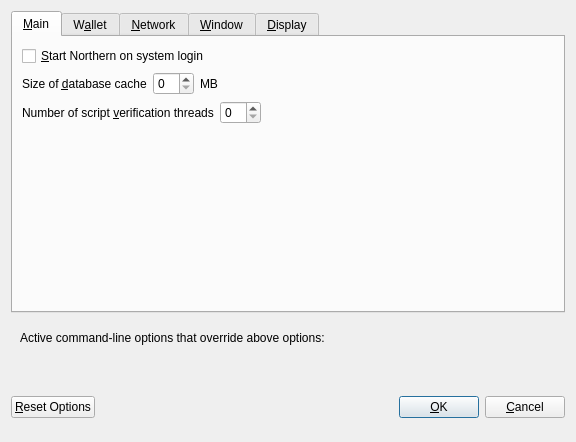
<?xml version="1.0" encoding="UTF-8"?>
<ui version="4.0">
 <class>OptionsDialog</class>
 <widget class="QDialog" name="OptionsDialog">
  <property name="geometry">
   <rect>
    <x>0</x>
    <y>0</y>
    <width>576</width>
    <height>442</height>
   </rect>
  </property>
  <property name="windowTitle">
   <string>Options</string>
  </property>
  <property name="modal">
   <bool>true</bool>
  </property>
  <layout class="QVBoxLayout" name="verticalLayout">
   <item>
    <widget class="QTabWidget" name="tabWidget">
     <property name="currentIndex">
      <number>0</number>
     </property>
     <widget class="QWidget" name="tabMain">
      <attribute name="title">
       <string>&amp;Main</string>
      </attribute>
      <layout class="QVBoxLayout" name="verticalLayout_Main">
       <item>
        <widget class="QCheckBox" name="bitcoinAtStartup">
         <property name="toolTip">
          <string>Automatically start Northern after logging in to the system.</string>
         </property>
         <property name="text">
          <string>&amp;Start Northern on system login</string>
         </property>
        </widget>
       </item>
       <item>
        <layout class="QHBoxLayout" name="horizontalLayout_2_Main">
         <item>
          <widget class="QLabel" name="databaseCacheLabel">
           <property name="text">
            <string>Size of &amp;database cache</string>
           </property>
           <property name="textFormat">
            <enum>Qt::PlainText</enum>
           </property>
           <property name="buddy">
            <cstring>databaseCache</cstring>
           </property>
          </widget>
         </item>
         <item>
          <widget class="QSpinBox" name="databaseCache"/>
         </item>
         <item>
          <widget class="QLabel" name="databaseCacheUnitLabel">
           <property name="text">
            <string>MB</string>
           </property>
           <property name="textFormat">
            <enum>Qt::PlainText</enum>
           </property>
          </widget>
         </item>
         <item>
          <spacer name="horizontalSpacer_2_Main">
           <property name="orientation">
            <enum>Qt::Horizontal</enum>
           </property>
           <property name="sizeHint" stdset="0">
            <size>
             <width>40</width>
             <height>20</height>
            </size>
           </property>
          </spacer>
         </item>
        </layout>
       </item>
       <item>
        <layout class="QHBoxLayout" name="horizontalLayout_3_Main">
         <item>
          <widget class="QLabel" name="threadsScriptVerifLabel">
           <property name="text">
            <string>Number of script &amp;verification threads</string>
           </property>
           <property name="textFormat">
            <enum>Qt::PlainText</enum>
           </property>
           <property name="buddy">
            <cstring>threadsScriptVerif</cstring>
           </property>
          </widget>
         </item>
         <item>
          <widget class="QSpinBox" name="threadsScriptVerif">
           <property name="toolTip">
            <string>(0 = auto, &lt;0 = leave that many cores free)</string>
           </property>
          </widget>
         </item>
         <item>
          <spacer name="horizontalSpacer_3_Main">
           <property name="orientation">
            <enum>Qt::Horizontal</enum>
           </property>
           <property name="sizeHint" stdset="0">
            <size>
             <width>40</width>
             <height>20</height>
            </size>
           </property>
          </spacer>
         </item>
        </layout>
       </item>
       <item>
        <spacer name="verticalSpacer_2">
         <property name="orientation">
          <enum>Qt::Vertical</enum>
         </property>
         <property name="sizeHint" stdset="0">
          <size>
           <width>20</width>
           <height>40</height>
          </size>
         </property>
        </spacer>
       </item>
      </layout>
     </widget>
     <widget class="QWidget" name="tabWallet">
      <attribute name="title">
       <string>W&amp;allet</string>
      </attribute>
      <layout class="QVBoxLayout" name="verticalLayout_Wallet">
       <item>
        <layout class="QHBoxLayout" name="horizontalLayout_2_Wallet">
         <item>
          <widget class="QLabel" name="labelStakeSplitThresholdText">
           <property name="text">
            <string>Stake split threshold:</string>
           </property>
          </widget>
         </item>
         <item>
          <widget class="QSpinBox" name="spinBoxStakeSplitThreshold">
           <property name="minimum">
            <number>1</number>
           </property>
           <property name="maximum">
            <number>999999</number>
           </property>
          </widget>
         </item>
        </layout>
       </item>
       <item>
        <widget class="QGroupBox" name="groupBox">
         <property name="title">
          <string>Expert</string>
         </property>
         <layout class="QVBoxLayout" name="verticalLayout_2">
          <item>
           <widget class="QCheckBox" name="coinControlFeatures">
            <property name="toolTip">
             <string>Whether to show coin control features or not.</string>
            </property>
            <property name="text">
             <string>Enable coin &amp;control features</string>
            </property>
           </widget>
          </item>
          <item>
           <widget class="QCheckBox" name="showMasternodesTab">
            <property name="toolTip">
             <string>Show additional tab listing all your masternodes in first sub-tab&lt;br/&gt;and all masternodes on the network in second sub-tab.</string>
            </property>
            <property name="text">
             <string>Show Masternodes Tab</string>
            </property>
           </widget>
          </item>
          <item>
           <widget class="QCheckBox" name="spendZeroConfChange">
            <property name="toolTip">
             <string>If you disable the spending of unconfirmed change, the change from a transaction&lt;br/&gt;cannot be used until that transaction has at least one confirmation.&lt;br/&gt;This also affects how your balance is computed.</string>
            </property>
            <property name="text">
             <string>&amp;Spend unconfirmed change</string>
            </property>
           </widget>
          </item>
         </layout>
        </widget>
       </item>
       <item>
        <spacer name="verticalSpacer_Wallet">
         <property name="orientation">
          <enum>Qt::Vertical</enum>
         </property>
         <property name="sizeHint" stdset="0">
          <size>
           <width>20</width>
           <height>40</height>
          </size>
         </property>
        </spacer>
       </item>
      </layout>
     </widget>
     <widget class="QWidget" name="tabNetwork">
      <attribute name="title">
       <string>&amp;Network</string>
      </attribute>
      <layout class="QVBoxLayout" name="verticalLayout_Network">
       <item>
        <widget class="QCheckBox" name="mapPortUpnp">
         <property name="toolTip">
          <string>Automatically open the Northern client port on the router. This only works when your router supports UPnP and it is enabled.</string>
         </property>
         <property name="text">
          <string>Map port using &amp;UPnP</string>
         </property>
        </widget>
       </item>
       <item>
        <widget class="QCheckBox" name="allowIncoming">
         <property name="toolTip">
          <string>Accept connections from outside</string>
         </property>
         <property name="text">
          <string>Allow incoming connections</string>
         </property>
        </widget>
       </item>
       <item>
        <widget class="QCheckBox" name="connectSocks">
         <property name="toolTip">
          <string>Connect to the Northern network through a SOCKS5 proxy.</string>
         </property>
         <property name="text">
          <string>&amp;Connect through SOCKS5 proxy (default proxy):</string>
         </property>
        </widget>
       </item>
       <item>
        <layout class="QHBoxLayout" name="horizontalLayout_1_Network">
         <item>
          <widget class="QLabel" name="proxyIpLabel">
           <property name="text">
            <string>Proxy &amp;IP:</string>
           </property>
           <property name="textFormat">
            <enum>Qt::PlainText</enum>
           </property>
           <property name="buddy">
            <cstring>proxyIp</cstring>
           </property>
          </widget>
         </item>
         <item>
          <widget class="QValidatedLineEdit" name="proxyIp">
           <property name="minimumSize">
            <size>
             <width>140</width>
             <height>0</height>
            </size>
           </property>
           <property name="maximumSize">
            <size>
             <width>140</width>
             <height>16777215</height>
            </size>
           </property>
           <property name="toolTip">
            <string>IP address of the proxy (e.g. IPv4: 127.0.0.1 / IPv6: ::1)</string>
           </property>
          </widget>
         </item>
         <item>
          <widget class="QLabel" name="proxyPortLabel">
           <property name="text">
            <string>&amp;Port:</string>
           </property>
           <property name="textFormat">
            <enum>Qt::PlainText</enum>
           </property>
           <property name="buddy">
            <cstring>proxyPort</cstring>
           </property>
          </widget>
         </item>
         <item>
          <widget class="QLineEdit" name="proxyPort">
           <property name="minimumSize">
            <size>
             <width>55</width>
             <height>0</height>
            </size>
           </property>
           <property name="maximumSize">
            <size>
             <width>55</width>
             <height>16777215</height>
            </size>
           </property>
           <property name="toolTip">
            <string>Port of the proxy (e.g. 9050)</string>
           </property>
          </widget>
         </item>
         <item>
          <spacer name="horizontalSpacer_1_Network">
           <property name="orientation">
            <enum>Qt::Horizontal</enum>
           </property>
           <property name="sizeHint" stdset="0">
            <size>
             <width>40</width>
             <height>20</height>
            </size>
           </property>
          </spacer>
         </item>
        </layout>
       </item>
       <item>
        <spacer name="verticalSpacer_Network">
         <property name="orientation">
          <enum>Qt::Vertical</enum>
         </property>
         <property name="sizeHint" stdset="0">
          <size>
           <width>20</width>
           <height>40</height>
          </size>
         </property>
        </spacer>
       </item>
      </layout>
     </widget>
     <widget class="QWidget" name="tabWindow">
      <attribute name="title">
       <string>&amp;Window</string>
      </attribute>
      <layout class="QVBoxLayout" name="verticalLayout_Window">
       <item>
        <widget class="QCheckBox" name="minimizeToTray">
         <property name="toolTip">
          <string>Show only a tray icon after minimizing the window.</string>
         </property>
         <property name="text">
          <string>&amp;Minimize to the tray instead of the taskbar</string>
         </property>
        </widget>
       </item>
       <item>
        <widget class="QCheckBox" name="minimizeOnClose">
         <property name="toolTip">
          <string>Minimize instead of exit the application when the window is closed. When this option is enabled, the application will be closed only after selecting Quit in the menu.</string>
         </property>
         <property name="text">
          <string>M&amp;inimize on close</string>
         </property>
        </widget>
       </item>
       <item>
        <spacer name="verticalSpacer_Window">
         <property name="orientation">
          <enum>Qt::Vertical</enum>
         </property>
         <property name="sizeHint" stdset="0">
          <size>
           <width>20</width>
           <height>40</height>
          </size>
         </property>
        </spacer>
       </item>
      </layout>
     </widget>
     <widget class="QWidget" name="tabDisplay">
      <attribute name="title">
       <string>&amp;Display</string>
      </attribute>
      <layout class="QVBoxLayout" name="verticalLayout_Display">
       <item>
        <layout class="QHBoxLayout" name="horizontalLayout_1_Display">
         <item>
          <widget class="QLabel" name="langLabel">
           <property name="text">
            <string>User Interface &amp;language:</string>
           </property>
           <property name="textFormat">
            <enum>Qt::PlainText</enum>
           </property>
           <property name="buddy">
            <cstring>lang</cstring>
           </property>
          </widget>
         </item>
         <item>
          <widget class="QValueComboBox" name="lang">
           <property name="toolTip">
            <string>The user interface language can be set here. This setting will take effect after restarting Northern.</string>
           </property>
          </widget>
         </item>
        </layout>
       </item>
       <item>
        <widget class="Line" name="line">
         <property name="orientation">
          <enum>Qt::Horizontal</enum>
         </property>
        </widget>
       </item>
       <item>
        <layout class="QHBoxLayout" name="horizontalLayout_2_Display">
         <item>
          <widget class="QLabel" name="unitLabel">
           <property name="text">
            <string>&amp;Unit to show amounts in:</string>
           </property>
           <property name="textFormat">
            <enum>Qt::PlainText</enum>
           </property>
           <property name="buddy">
            <cstring>unit</cstring>
           </property>
          </widget>
         </item>
         <item>
          <widget class="QValueComboBox" name="unit">
           <property name="toolTip">
            <string>Choose the default subdivision unit to show in the interface and when sending coins.</string>
           </property>
          </widget>
         </item>
        </layout>
       </item>
       <item>
        <layout class="QHBoxLayout" name="horizontalLayout_5_Display">
         <item>
          <widget class="QLabel" name="digitsLabel">
           <property name="text">
            <string>Decimal digits</string>
           </property>
          </widget>
         </item>
         <item>
          <widget class="QValueComboBox" name="digits"/>
         </item>
        </layout>
       </item>
       <item>
        <layout class="QHBoxLayout" name="horizontalLayout_3_Display">
         <item>
          <widget class="QLabel" name="thirdPartyTxUrlsLabel">
           <property name="toolTip">
            <string>Third party URLs (e.g. a block explorer) that appear in the transactions tab as context menu items. %s in the URL is replaced by transaction hash. Multiple URLs are separated by vertical bar |.</string>
           </property>
           <property name="text">
            <string>Third party transaction URLs</string>
           </property>
           <property name="buddy">
            <cstring>thirdPartyTxUrls</cstring>
           </property>
          </widget>
         </item>
         <item>
          <widget class="QLineEdit" name="thirdPartyTxUrls">
           <property name="toolTip">
            <string>Third party URLs (e.g. a block explorer) that appear in the transactions tab as context menu items. %s in the URL is replaced by transaction hash. Multiple URLs are separated by vertical bar |.</string>
           </property>
          </widget>
         </item>
        </layout>
       </item>
       <item>
        <spacer name="verticalSpacer">
         <property name="orientation">
          <enum>Qt::Vertical</enum>
         </property>
         <property name="sizeHint" stdset="0">
          <size>
           <width>20</width>
           <height>40</height>
          </size>
         </property>
        </spacer>
       </item>
      </layout>
     </widget>
    </widget>
   </item>
   <item>
    <widget class="QFrame" name="frame">
     <layout class="QVBoxLayout" name="verticalLayout_Bottom">
      <item>
       <layout class="QHBoxLayout" name="horizontalLayout_Bottom">
        <item>
         <widget class="QLabel" name="overriddenByCommandLineInfoLabel">
          <property name="text">
           <string>Active command-line options that override above options:</string>
          </property>
          <property name="textFormat">
           <enum>Qt::PlainText</enum>
          </property>
         </widget>
        </item>
        <item>
         <spacer name="horizontalSpacer_Bottom">
          <property name="orientation">
           <enum>Qt::Horizontal</enum>
          </property>
          <property name="sizeHint" stdset="0">
           <size>
            <width>40</width>
            <height>20</height>
           </size>
          </property>
         </spacer>
        </item>
       </layout>
      </item>
      <item>
       <widget class="QLabel" name="overriddenByCommandLineLabel">
        <property name="text">
         <string/>
        </property>
        <property name="textFormat">
         <enum>Qt::PlainText</enum>
        </property>
        <property name="wordWrap">
         <bool>true</bool>
        </property>
       </widget>
      </item>
     </layout>
    </widget>
   </item>
   <item>
    <layout class="QHBoxLayout" name="horizontalLayout_Buttons">
     <item>
      <widget class="QPushButton" name="resetButton">
       <property name="toolTip">
        <string>Reset all client options to default.</string>
       </property>
       <property name="text">
        <string>&amp;Reset Options</string>
       </property>
       <property name="autoDefault">
        <bool>false</bool>
       </property>
      </widget>
     </item>
     <item>
      <spacer name="horizontalSpacer_1">
       <property name="orientation">
        <enum>Qt::Horizontal</enum>
       </property>
       <property name="sizeHint" stdset="0">
        <size>
         <width>40</width>
         <height>48</height>
        </size>
       </property>
      </spacer>
     </item>
     <item>
      <widget class="QLabel" name="statusLabel">
       <property name="minimumSize">
        <size>
         <width>200</width>
         <height>0</height>
        </size>
       </property>
       <property name="font">
        <font>
         <weight>75</weight>
         <bold>true</bold>
        </font>
       </property>
       <property name="text">
        <string/>
       </property>
       <property name="textFormat">
        <enum>Qt::PlainText</enum>
       </property>
       <property name="wordWrap">
        <bool>true</bool>
       </property>
      </widget>
     </item>
     <item>
      <spacer name="horizontalSpacer_2">
       <property name="orientation">
        <enum>Qt::Horizontal</enum>
       </property>
       <property name="sizeHint" stdset="0">
        <size>
         <width>40</width>
         <height>48</height>
        </size>
       </property>
      </spacer>
     </item>
     <item>
      <widget class="QPushButton" name="okButton">
       <property name="text">
        <string>&amp;OK</string>
       </property>
       <property name="autoDefault">
        <bool>false</bool>
       </property>
       <property name="default">
        <bool>true</bool>
       </property>
      </widget>
     </item>
     <item>
      <widget class="QPushButton" name="cancelButton">
       <property name="text">
        <string>&amp;Cancel</string>
       </property>
       <property name="autoDefault">
        <bool>false</bool>
       </property>
      </widget>
     </item>
    </layout>
   </item>
  </layout>
 </widget>
 <customwidgets>
  <customwidget>
   <class>QValidatedLineEdit</class>
   <extends>QLineEdit</extends>
   <header>qvalidatedlineedit.h</header>
  </customwidget>
  <customwidget>
   <class>QValueComboBox</class>
   <extends>QComboBox</extends>
   <header>qvaluecombobox.h</header>
  </customwidget>
 </customwidgets>
 <resources/>
 <connections/>
</ui>
